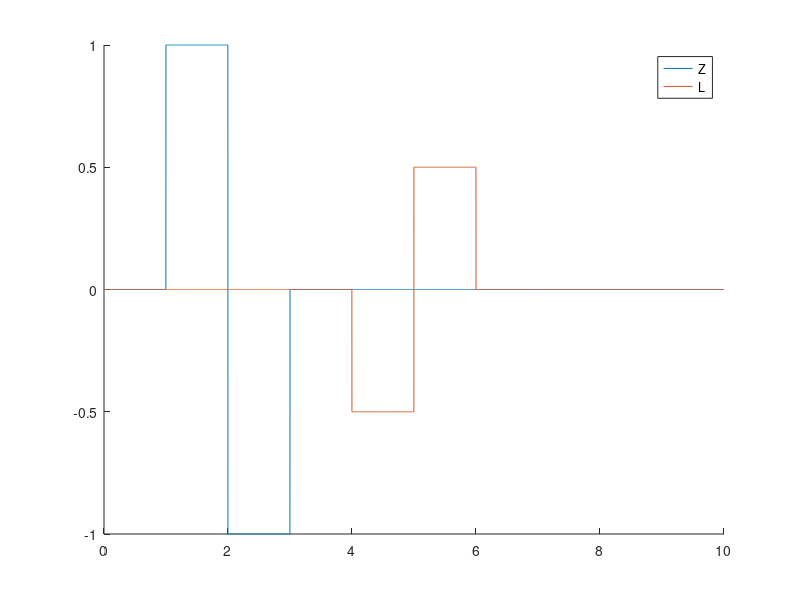
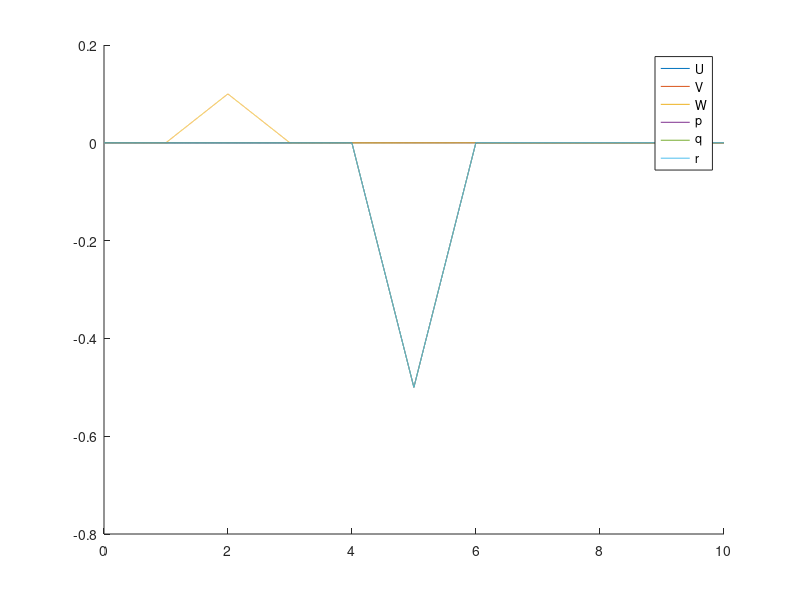
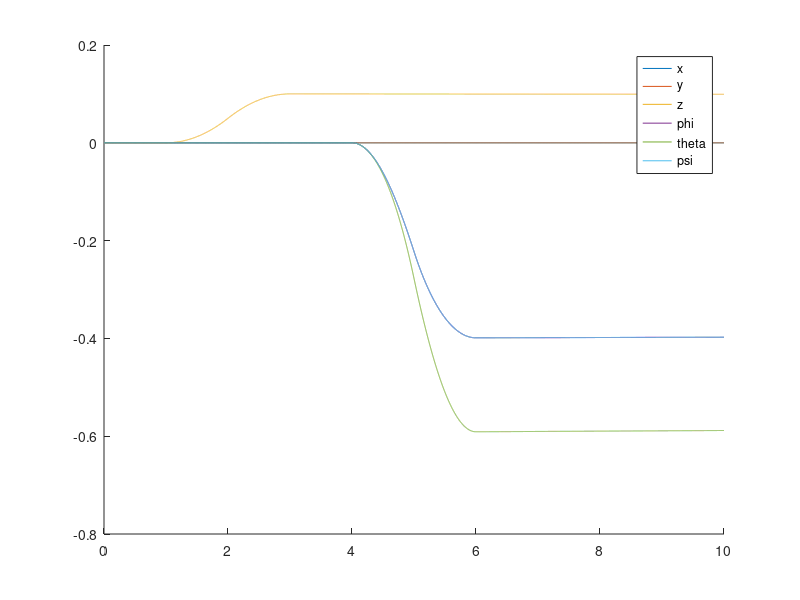

Recreate these plots in MATLAB, in order.
clear all;
close all;


%Setup the model parameters
mass = 10;
Ixx = 1;
Iyy = 1;
Izz = 1;
dt = 0.001;              %time step duration
simDuration = 10;       %total sim time in seconds


%Initial states (k=0)
%variables without subscript are assumed to be time-step k
U = 0;
V = 0;
W = 0;
p = 0;
q = 0;
r = 0;
x = 0;
y = 0;
z = 0;
phi = 0;
theta = 0;
psi = 0;


%Setup a doublet input for force Z and torque L
Zin = zeros(length(0:dt:simDuration),1);
Zin(1/dt:2/dt) = 1;
Zin(2/dt:3/dt) = -1;


Lin = zeros(length(0:dt:simDuration),1);
Lin(4/dt:5/dt) = -0.5;
Lin(5/dt:6/dt) = 0.5;




%Iterative loop
simTime = 0;
iterationNo = 1;
state(iterationNo,:) = [U,V,W,p,q,r,x,y,z,phi,theta,psi];
times(iterationNo) = 0;
disp('Sim. starting');
for k=0:dt:simDuration-dt
    simTime = simTime+dt;
    iterationNo = iterationNo+1;

    %Find forces and torques
    %[X,Y,Z] = functionToEvalForces()
    %[L,M,N] = functionToEvalTorques()
    [X,Y,Z] = deal(0,0,0);
    [L,M,N] = deal(0,0,0);

    Z = Zin(iterationNo,1); 
    L = Lin(iterationNo,1); 


    %Evaluate derivatives
    Udot = X/mass + r*V - q*W;
    Vdot = Y/mass + p*W - r*U;
    Wdot = Z/mass + q*U - p*V;

    pdot = (1/Ixx)*(L+(Iyy-Izz)*q*r);
    qdot = (1/Iyy)*(L+(Izz-Ixx)*r*p);
    rdot = (1/Izz)*(L+(Ixx-Iyy)*p*q);


    %Approximate integral/derivative
    Uk1 = U + dt*Udot;
    Vk1 = V + dt*Vdot;
    Wk1 = W + dt*Wdot;

    pk1 = p + dt*pdot;
    qk1 = q + dt*qdot;
    rk1 = r + dt*rdot;


    %Transform into reference axes
    xdot = cos(psi)*cos(theta)*U + (cos(psi)*sin(theta)*sin(phi)-sin(psi)*cos(phi))*V + (cos(psi)*sin(theta)*cos(phi)+sin(psi)*sin(phi))*W;
    ydot = sin(psi)*cos(theta)*U + (sin(psi)*sin(theta)*sin(phi)+cos(psi)*cos(phi))*V + (sin(psi)*sin(theta)*cos(phi)-cos(psi)*sin(phi))*W;
    zdot =       -1*sin(theta)*U +                              cos(theta)*sin(phi)*V +                              cos(theta)*cos(phi)*W;

    phidot   = 1*p + sin(phi)*tan(theta)*q + cos(phi)*tan(theta)*r;
    thetadot = 0*p +            cos(phi)*q -            sin(phi)*r;
    psidot   = 0*p + sin(phi)*sec(theta)*q + cos(phi)*sec(theta)*r;

    
    %Approximate integral/derivative
    xk1 = x + dt*xdot;
    yk1 = y + dt*ydot;
    zk1 = z + dt*zdot;

    phik1   = phi   + dt*phidot;
    thetak1 = theta + dt*thetadot;
    psik1   = psi   + dt*psidot;

    %Update new state as previous state to time-step forward by one
    %iteration
    U = Uk1;
    V = Vk1;
    W = Wk1;
    p = pk1;
    q = qk1;
    r = rk1;
    x = xk1;
    y = yk1;
    z = zk1;
    phi   = phik1;
    theta = thetak1;
    psi   = psik1;

    %Save the state to a time-history
    state(iterationNo,:) = [U,V,W,p,q,r,x,y,z,phi,theta,psi];
    times(iterationNo) = simTime;

end

disp('Sim. complete');

%Plot the outputs
figure('name','inputs');hold on;
plot(times,Zin);
plot(times,Lin);
legend('Z','L');


figure('name','rates');hold on;
plot(times,state(:,1));
plot(times,state(:,2));
plot(times,state(:,3));
plot(times,state(:,4));
plot(times,state(:,5));
plot(times,state(:,6));
legend('U','V','W','p','q','r');

figure('name','pose');hold on;
plot(times,state(:,7));
plot(times,state(:,8));
plot(times,state(:,9));
plot(times,state(:,10));
plot(times,state(:,11));
plot(times,state(:,12));
legend('x','y','z','phi','theta','psi');
